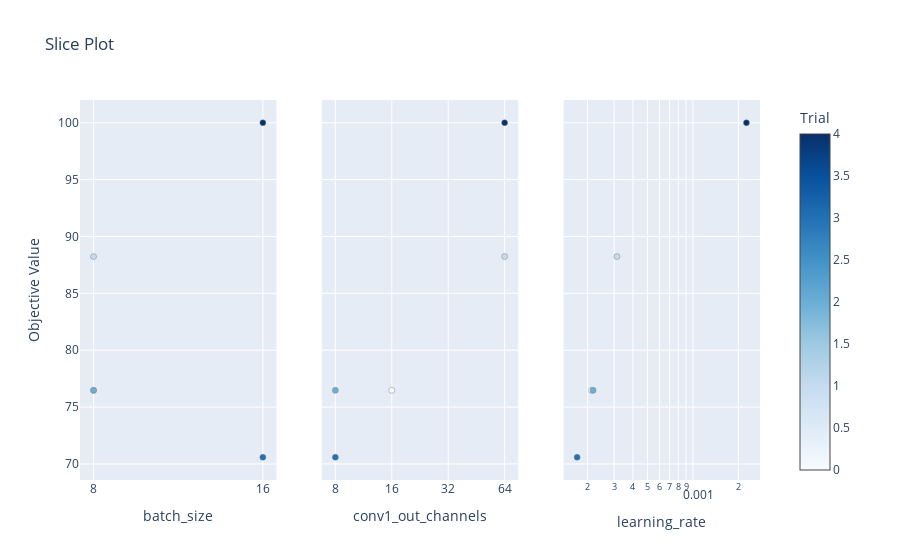

This figure's notebook cell:
### Code cell
fig4 = plot_slice(study, params=["learning_rate", "batch_size", "conv1_out_channels"])
fig4.show()

### Figure 1 — Plotly figure (JSON) as saved in the notebook; plotly's stock layout.template omitted (floating-point values rounded to 4 significant figures)
{"data": [{"marker": {"color": [0, 1, 2, 3, 4], "colorbar": {"title": {"text": "Trial"}, "x": 1, "xpad": 40}, "colorscale": [[0, "rgb(247,251,255)"], [0.125, "rgb(222,235,247)"], [0.25, "rgb(198,219,239)"], [0.375, "rgb(158,202,225)"], [0.5, "rgb(107,174,214)"], [0.625, "rgb(66,146,198)"], [0.75, "rgb(33,113,181)"], [0.875, "rgb(8,81,156)"], [1, "rgb(8,48,107)"]], "line": {"color": "Grey", "width": 0.5}, "showscale": true}, "mode": "markers", "name": "Feasible Trial", "showlegend": false, "type": "scatter", "x": [8, 8, 8, 16, 16], "xaxis": "x", "y": [76.47, 88.24, 76.47, 70.59, 100], "yaxis": "y"}, {"marker": {"color": [0, 1, 2, 3, 4], "colorbar": {"title": {"text": "Trial"}, "x": 1, "xpad": 40}, "colorscale": [[0, "rgb(247,251,255)"], [0.125, "rgb(222,235,247)"], [0.25, "rgb(198,219,239)"], [0.375, "rgb(158,202,225)"], [0.5, "rgb(107,174,214)"], [0.625, "rgb(66,146,198)"], [0.75, "rgb(33,113,181)"], [0.875, "rgb(8,81,156)"], [1, "rgb(8,48,107)"]], "line": {"color": "Grey", "width": 0.5}, "showscale": false}, "mode": "markers", "name": "Feasible Trial", "showlegend": false, "type": "scatter", "x": [16, 64, 8, 8, 64], "xaxis": "x2", "y": [76.47, 88.24, 76.47, 70.59, 100], "yaxis": "y2"}, {"marker": {"color": [0, 1, 2, 3, 4], "colorbar": {"title": {"text": "Trial"}, "x": 1, "xpad": 40}, "colorscale": [[0, "rgb(247,251,255)"], [0.125, "rgb(222,235,247)"], [0.25, "rgb(198,219,239)"], [0.375, "rgb(158,202,225)"], [0.5, "rgb(107,174,214)"], [0.625, "rgb(66,146,198)"], [0.75, "rgb(33,113,181)"], [0.875, "rgb(8,81,156)"], [1, "rgb(8,48,107)"]], "line": {"color": "Grey", "width": 0.5}, "showscale": false}, "mode": "markers", "name": "Feasible Trial", "showlegend": false, "type": "scatter", "x": [0.0002126, 0.0003134, 0.0002178, 0.0001707, 0.002264], "xaxis": "x3", "y": [76.47, 88.24, 76.47, 70.59, 100], "yaxis": "y3"}], "layout": {"title": {"text": "Slice Plot"}, "xaxis": {"anchor": "y", "categoryarray": [8, 16, 32], "categoryorder": "array", "domain": [0, 0.2889], "title": {"text": "batch_size"}, "type": "category"}, "xaxis2": {"anchor": "y2", "categoryarray": [8, 16, 32, 64], "categoryorder": "array", "domain": [0.3556, 0.6444], "title": {"text": "conv1_out_channels"}, "type": "category"}, "xaxis3": {"anchor": "y3", "domain": [0.7111, 1], "title": {"text": "learning_rate"}, "type": "log"}, "yaxis": {"anchor": "x", "domain": [0, 1], "title": {"text": "Objective Value"}}, "yaxis2": {"anchor": "x2", "domain": [0, 1], "matches": "y", "showticklabels": false}, "yaxis3": {"anchor": "x3", "domain": [0, 1], "matches": "y", "showticklabels": false}}}
